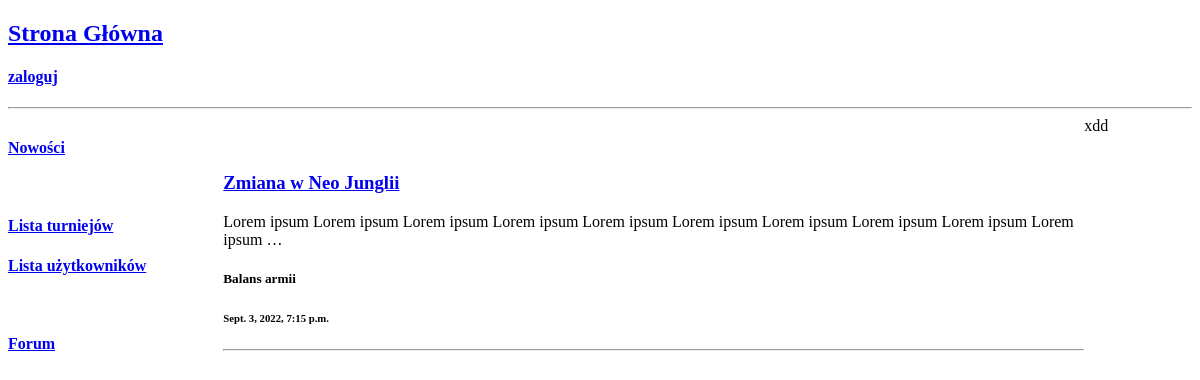
Page /forum/lista-pokojów/ on the earlier database version.
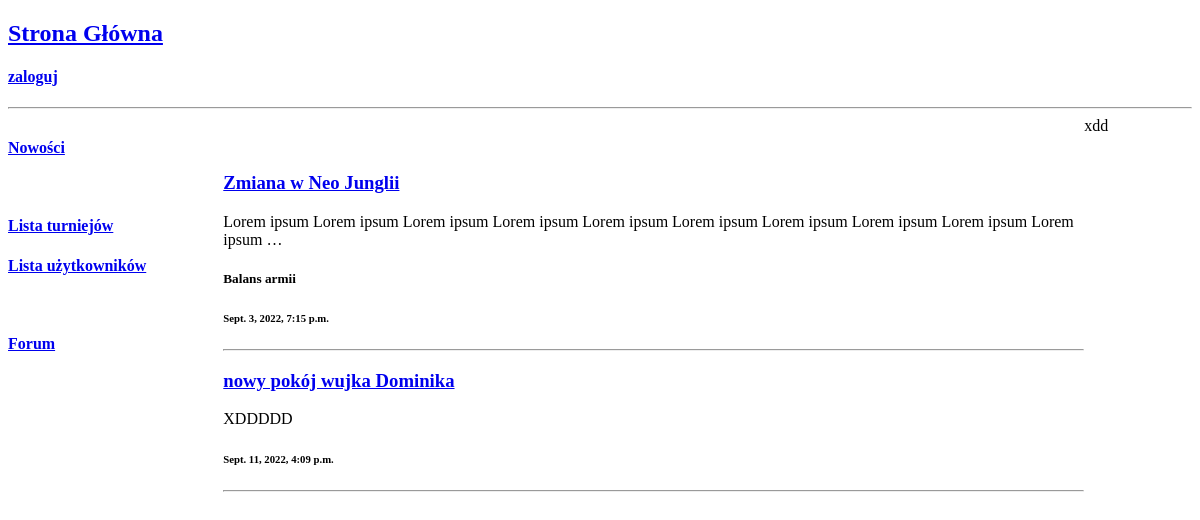
Same page on the later database version.
### chat/models.py (models this page shows)
class Room(models.Model):
    host = models.ForeignKey(User, on_delete=models.SET_NULL, null=True)
    name = models.CharField(max_length=255)
    topic = models.ForeignKey(Topic,on_delete = models.SET_NULL, null = True, blank = True)
    description = models.TextField(null = True, blank = True)
    tournament = models.OneToOneField(Tournaments, null = True, blank = True, on_delete= models.CASCADE)
    data_create =  models.DateTimeField(auto_now_add = True)
    data_updated = models.DateTimeField(auto_now=True)
    def __str__(self):
        return self.name

class Topic(models.Model):
    name = models.CharField(max_length=255)
    def __str__(self):
        return self.name

### chat/views.py (called while the page is built)
    def get_context_data(self, **kwargs):
        context = {}
        context['room_list'] = Room.objects.all()
        return context

### chat/templates/forum/room_list.html
{% extends 'base/main_home.html' %}
{% block home_content %}
<div>
    <br><br>
    {% for room in room_list %}
        <h3><a href="{% url 'chat:room_view' room.id %}">{{ room }}</a></h3>
        <p>{{ room.description|truncatewords:20 }}</p>
        {% if room.topic %}
            <h5>{{ room.topic }}</h5>
        {% endif %}
        <h6>{{ room.data_updated }}</h6>
        <hr>
    {% endfor %}
</div>
{% endblock home_content %}

Differences in the rows shown:
added Room: name "nowy pokój wujka Dominika", description "XDDDDD", data_updated "Sept. 11, 2022, 4:09 p.m."
